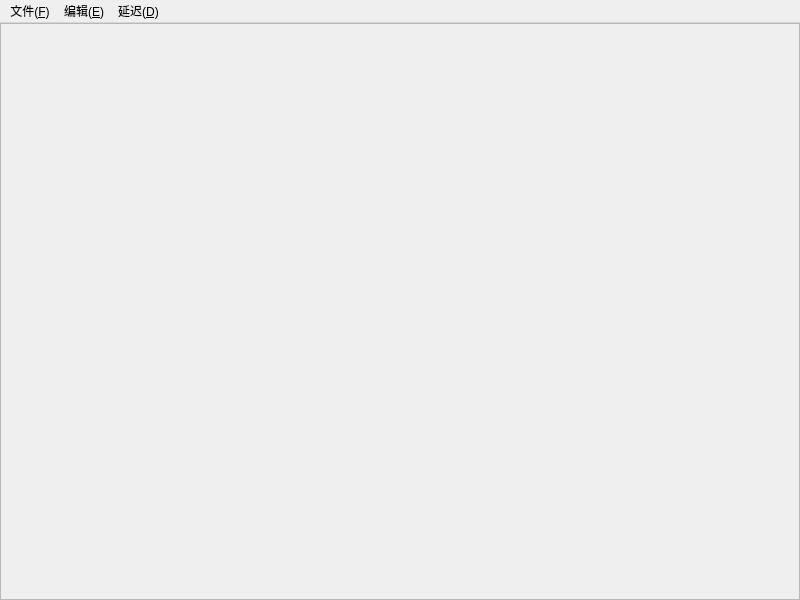
<?xml version="1.0" encoding="UTF-8"?>
<ui version="4.0">
 <class>Screenshots</class>
 <widget class="QMainWindow" name="Screenshots">
  <property name="geometry">
   <rect>
    <x>0</x>
    <y>0</y>
    <width>800</width>
    <height>600</height>
   </rect>
  </property>
  <property name="windowTitle">
   <string>MainWindow</string>
  </property>
  <widget class="QWidget" name="centralwidget">
   <property name="sizePolicy">
    <sizepolicy hsizetype="Preferred" vsizetype="Preferred">
     <horstretch>0</horstretch>
     <verstretch>0</verstretch>
    </sizepolicy>
   </property>
   <layout class="QHBoxLayout" name="horizontalLayout">
    <property name="spacing">
     <number>0</number>
    </property>
    <property name="leftMargin">
     <number>0</number>
    </property>
    <property name="topMargin">
     <number>0</number>
    </property>
    <property name="rightMargin">
     <number>0</number>
    </property>
    <property name="bottomMargin">
     <number>0</number>
    </property>
    <item>
     <widget class="QScrollArea" name="scrollArea">
      <property name="widgetResizable">
       <bool>true</bool>
      </property>
      <widget class="QWidget" name="scrollAreaWidgetContents">
       <property name="geometry">
        <rect>
         <x>0</x>
         <y>0</y>
         <width>798</width>
         <height>575</height>
        </rect>
       </property>
       <layout class="QVBoxLayout" name="verticalLayout">
        <property name="spacing">
         <number>0</number>
        </property>
        <property name="leftMargin">
         <number>0</number>
        </property>
        <property name="topMargin">
         <number>0</number>
        </property>
        <property name="rightMargin">
         <number>0</number>
        </property>
        <property name="bottomMargin">
         <number>0</number>
        </property>
        <item>
         <widget class="QLabel" name="picLabel">
          <property name="sizePolicy">
           <sizepolicy hsizetype="Expanding" vsizetype="Expanding">
            <horstretch>0</horstretch>
            <verstretch>0</verstretch>
           </sizepolicy>
          </property>
          <property name="text">
           <string/>
          </property>
         </widget>
        </item>
       </layout>
      </widget>
     </widget>
    </item>
   </layout>
  </widget>
  <widget class="QMenuBar" name="menubar">
   <property name="geometry">
    <rect>
     <x>0</x>
     <y>0</y>
     <width>800</width>
     <height>23</height>
    </rect>
   </property>
   <widget class="QMenu" name="createShot">
    <property name="title">
     <string>文件(&amp;F)</string>
    </property>
    <addaction name="separator"/>
    <addaction name="createShotFull"/>
    <addaction name="saveAction"/>
    <addaction name="separator"/>
    <addaction name="exitAction"/>
   </widget>
   <widget class="QMenu" name="delayMenu">
    <property name="title">
     <string>延迟(&amp;D)</string>
    </property>
    <addaction name="delay0"/>
    <addaction name="delay1"/>
    <addaction name="delay2"/>
    <addaction name="delay3"/>
    <addaction name="delay4"/>
    <addaction name="delay5"/>
   </widget>
   <widget class="QMenu" name="menu_E">
    <property name="title">
     <string>编辑(&amp;E)</string>
    </property>
   </widget>
   <addaction name="createShot"/>
   <addaction name="menu_E"/>
   <addaction name="delayMenu"/>
  </widget>
  <action name="action_S">
   <property name="text">
    <string>全屏截图(&amp;S)</string>
   </property>
  </action>
  <action name="delay0">
   <property name="checkable">
    <bool>true</bool>
   </property>
   <property name="enabled">
    <bool>true</bool>
   </property>
   <property name="text">
    <string>无延迟</string>
   </property>
  </action>
  <action name="delay1">
   <property name="checkable">
    <bool>true</bool>
   </property>
   <property name="enabled">
    <bool>true</bool>
   </property>
   <property name="text">
    <string>1 秒</string>
   </property>
  </action>
  <action name="delay2">
   <property name="checkable">
    <bool>true</bool>
   </property>
   <property name="enabled">
    <bool>true</bool>
   </property>
   <property name="text">
    <string>2 秒</string>
   </property>
  </action>
  <action name="delay3">
   <property name="checkable">
    <bool>true</bool>
   </property>
   <property name="enabled">
    <bool>true</bool>
   </property>
   <property name="text">
    <string>3 秒</string>
   </property>
  </action>
  <action name="delay4">
   <property name="checkable">
    <bool>true</bool>
   </property>
   <property name="text">
    <string>4 秒</string>
   </property>
  </action>
  <action name="delay5">
   <property name="checkable">
    <bool>true</bool>
   </property>
   <property name="text">
    <string>5 秒</string>
   </property>
  </action>
  <action name="createShotFull">
   <property name="text">
    <string>全屏截图(&amp;N)</string>
   </property>
  </action>
  <action name="actionaaa">
   <property name="text">
    <string>aaa</string>
   </property>
  </action>
  <action name="saveAction">
   <property name="text">
    <string>另存为(&amp;A)</string>
   </property>
  </action>
  <action name="exitAction">
   <property name="text">
    <string>退出(&amp;X)</string>
   </property>
  </action>
 </widget>
 <resources/>
 <connections/>
</ui>
